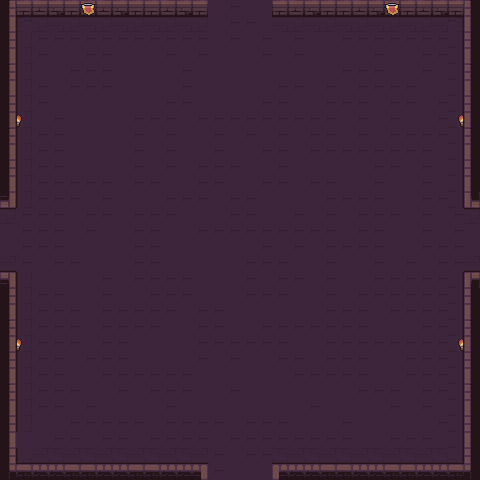

This game map was drawn from its Tiled (.tmx) file and the tilesets committed beside it. A one-line description and the full map source follow:
An orthogonal 30x30 tile map with 16x16 px tiles, 2 tile layers (background, objects), 2 tilesets.

<map version="1.10" tiledversion="1.10.1" orientation="orthogonal" renderorder="right-down" width="30" height="30" tilewidth="16" tileheight="16" infinite="0" nextlayerid="3" nextobjectid="1">
 <tileset firstgid="1" name="Dungeon_Tileset" tilewidth="16" tileheight="16" tilecount="100" columns="10">
  <image source="../Dungeon_Tileset.png" width="160" height="160" />
 </tileset>
 <tileset firstgid="101" name="flag" tilewidth="16" tileheight="16" tilecount="4" columns="1">
  <image source="../flag.png" width="16" height="64" />
  <tile id="0">
   <animation>
    <frame tileid="0" duration="100" />
    <frame tileid="1" duration="100" />
    <frame tileid="2" duration="100" />
    <frame tileid="3" duration="100" />
   </animation>
  </tile>
 </tileset>
 <layer id="1" name="background" width="30" height="30">
  <data encoding="csv">
1,2,3,4,5,2,3,4,5,2,3,4,5,24,23,24,24,2,3,4,5,2,3,4,5,2,3,4,5,6,
11,12,13,14,13,14,13,14,13,14,13,14,13,24,23,23,24,14,13,14,13,14,13,14,13,14,13,14,15,16,
21,22,23,23,23,23,23,23,23,23,23,23,23,24,23,24,23,24,23,24,24,23,23,23,23,23,23,23,25,26,
31,22,23,24,24,23,23,24,24,24,23,24,23,24,24,24,23,24,23,24,24,24,24,23,24,24,23,23,25,36,
1,22,24,24,23,23,23,24,24,24,24,23,24,24,24,24,24,24,24,24,24,23,23,23,24,24,23,24,25,6,
11,22,23,24,23,23,23,24,24,24,24,23,24,24,24,24,24,23,23,24,23,24,23,23,23,23,24,24,25,16,
21,22,23,24,24,24,24,24,24,24,23,23,24,24,24,24,23,23,24,24,23,23,23,24,23,23,24,23,25,26,
31,22,24,23,24,24,24,24,23,23,23,24,23,23,23,23,23,23,23,23,23,24,23,24,23,24,24,23,25,36,
1,22,23,23,24,24,24,24,23,24,23,24,24,23,24,23,24,23,24,23,23,24,23,24,23,23,23,23,25,6,
11,22,23,23,24,24,24,24,23,24,23,24,24,23,24,24,23,23,24,23,23,23,23,23,23,23,23,24,25,16,
21,22,23,23,24,24,24,24,23,24,23,24,23,23,23,24,24,23,24,24,24,24,24,23,23,24,23,24,25,26,
31,22,23,23,23,23,23,24,23,23,24,24,23,23,24,24,23,23,24,23,23,24,24,23,24,24,23,24,25,36,
1073741878,22,23,23,23,24,23,24,24,24,23,23,23,24,23,23,24,24,24,24,23,23,23,23,24,24,23,23,25,1073741875,
13,23,23,23,24,23,23,24,23,23,23,24,24,24,23,23,24,24,23,24,23,24,23,23,23,24,23,24,23,13,
24,23,23,23,24,23,24,24,23,23,24,24,23,23,23,23,23,23,23,23,23,24,23,23,24,24,23,24,23,24,
24,23,23,23,24,24,24,24,23,23,24,24,24,24,24,24,23,24,23,24,23,23,23,23,24,24,23,23,23,24,
33,23,24,23,23,24,24,24,23,23,24,24,24,24,24,23,23,23,24,24,23,24,24,23,24,23,24,23,23,33,
54,22,24,24,24,24,23,24,23,23,23,23,24,24,24,23,24,23,23,24,23,24,24,23,23,23,23,23,25,51,
21,22,23,23,24,24,23,24,24,23,23,23,24,24,24,23,23,23,24,24,23,24,23,23,23,23,23,23,25,26,
31,22,23,23,23,24,23,23,23,23,23,24,23,23,24,24,24,24,24,24,23,23,23,24,23,23,23,23,25,36,
1,22,23,23,23,24,23,23,23,23,24,24,23,23,24,24,23,23,23,23,23,23,23,24,24,24,23,23,25,6,
11,22,23,23,23,24,23,23,24,24,24,24,23,23,23,23,23,23,24,24,23,23,23,23,23,23,23,23,25,16,
21,22,23,23,24,23,23,23,24,24,24,24,23,24,23,24,24,23,23,24,23,23,23,24,24,23,23,23,25,26,
31,22,23,23,24,24,23,23,23,23,23,23,24,24,24,24,24,24,23,23,23,23,23,24,24,23,23,23,25,36,
1,22,23,23,23,24,24,23,24,23,23,23,24,24,23,24,24,24,24,24,24,24,23,23,23,24,23,23,25,6,
11,22,23,23,24,23,24,24,24,24,23,24,24,24,24,24,24,24,24,23,24,24,24,24,23,24,23,24,25,16,
21,22,24,24,23,23,23,23,23,24,23,23,23,23,24,23,23,23,24,24,24,23,24,24,24,24,24,23,25,26,
31,24,24,23,23,24,23,23,24,23,23,23,23,24,23,23,23,23,23,23,23,23,24,24,23,23,23,24,25,36,
21,32,33,34,33,34,33,34,33,34,33,34,33,23,24,23,23,34,33,34,33,34,33,34,33,34,33,34,35,26,
41,42,43,44,45,42,43,44,45,42,43,44,56,23,24,24,24,55,43,44,45,42,43,44,45,42,43,44,45,46
</data>
 </layer>
 <layer id="2" name="objects" width="30" height="30">
  <data encoding="csv">
0,0,0,0,0,101,0,0,0,0,0,0,0,0,0,0,0,0,0,0,0,0,0,0,101,0,0,0,0,0,
0,0,0,0,0,0,0,0,0,0,0,0,0,0,0,0,0,0,0,0,0,0,0,0,0,0,0,0,0,0,
0,0,0,0,0,0,0,0,0,0,0,0,0,0,0,0,0,0,0,0,0,0,0,0,0,0,0,0,0,0,
0,0,0,0,0,0,0,0,0,0,0,0,0,0,0,0,0,0,0,0,0,0,0,0,0,0,0,0,0,0,
0,0,0,0,0,0,0,0,0,0,0,0,0,0,0,0,0,0,0,0,0,0,0,0,0,0,0,0,0,0,
0,0,0,0,0,0,0,0,0,0,0,0,0,0,0,0,0,0,0,0,0,0,0,0,0,0,0,0,0,0,
0,0,0,0,0,0,0,0,0,0,0,0,0,0,0,0,0,0,0,0,0,0,0,0,0,0,0,0,0,0,
0,92,0,0,0,0,0,0,0,0,0,0,0,0,0,0,0,0,0,0,0,0,0,0,0,0,0,0,2147483740,0,
0,0,0,0,0,0,0,0,0,0,0,0,0,0,0,0,0,0,0,0,0,0,0,0,0,0,0,0,0,0,
0,0,0,0,0,0,0,0,0,0,0,0,0,0,0,0,0,0,0,0,0,0,0,0,0,0,0,0,0,0,
0,0,0,0,0,0,0,0,0,0,0,0,0,0,0,0,0,0,0,0,0,0,0,0,0,0,0,0,0,0,
0,0,0,0,0,0,0,0,0,0,0,0,0,0,0,0,0,0,0,0,0,0,0,0,0,0,0,0,0,0,
0,0,0,0,0,0,0,0,0,0,0,0,0,0,0,0,0,0,0,0,0,0,0,0,0,0,0,0,0,0,
0,0,0,0,0,0,0,0,0,0,0,0,0,0,0,0,0,0,0,0,0,0,0,0,0,0,0,0,0,0,
0,0,0,0,0,0,0,0,0,0,0,0,0,0,0,0,0,0,0,0,0,0,0,0,0,0,0,0,0,0,
0,0,0,0,0,0,0,0,0,0,0,0,0,0,0,0,0,0,0,0,0,0,0,0,0,0,0,0,0,0,
0,0,0,0,0,0,0,0,0,0,0,0,0,0,0,0,0,0,0,0,0,0,0,0,0,0,0,0,0,0,
0,0,0,0,0,0,0,0,0,0,0,0,0,0,0,0,0,0,0,0,0,0,0,0,0,0,0,0,0,0,
0,0,0,0,0,0,0,0,0,0,0,0,0,0,0,0,0,0,0,0,0,0,0,0,0,0,0,0,0,0,
0,0,0,0,0,0,0,0,0,0,0,0,0,0,0,0,0,0,0,0,0,0,0,0,0,0,0,0,0,0,
0,0,0,0,0,0,0,0,0,0,0,0,0,0,0,0,0,0,0,0,0,0,0,0,0,0,0,0,0,0,
0,92,0,0,0,0,0,0,0,0,0,0,0,0,0,0,0,0,0,0,0,0,0,0,0,0,0,0,2147483740,0,
0,0,0,0,0,0,0,0,0,0,0,0,0,0,0,0,0,0,0,0,0,0,0,0,0,0,0,0,0,0,
0,0,0,0,0,0,0,0,0,0,0,0,0,0,0,0,0,0,0,0,0,0,0,0,0,0,0,0,0,0,
0,0,0,0,0,0,0,0,0,0,0,0,0,0,0,0,0,0,0,0,0,0,0,0,0,0,0,0,0,0,
0,0,0,0,0,0,0,0,0,0,0,0,0,0,0,0,0,0,0,0,0,0,0,0,0,0,0,0,0,0,
0,0,0,0,0,0,0,0,0,0,0,0,0,0,0,0,0,0,0,0,0,0,0,0,0,0,0,0,0,0,
0,0,0,0,0,0,0,0,0,0,0,0,0,0,0,0,0,0,0,0,0,0,0,0,0,0,0,0,0,0,
0,0,0,0,0,0,0,0,0,0,0,0,0,0,0,0,0,0,0,0,0,0,0,0,0,0,0,0,0,0,
0,0,0,0,0,0,0,0,0,0,0,0,0,0,0,0,0,0,0,0,0,0,0,0,0,0,0,0,0,0
</data>
 </layer>
</map>
